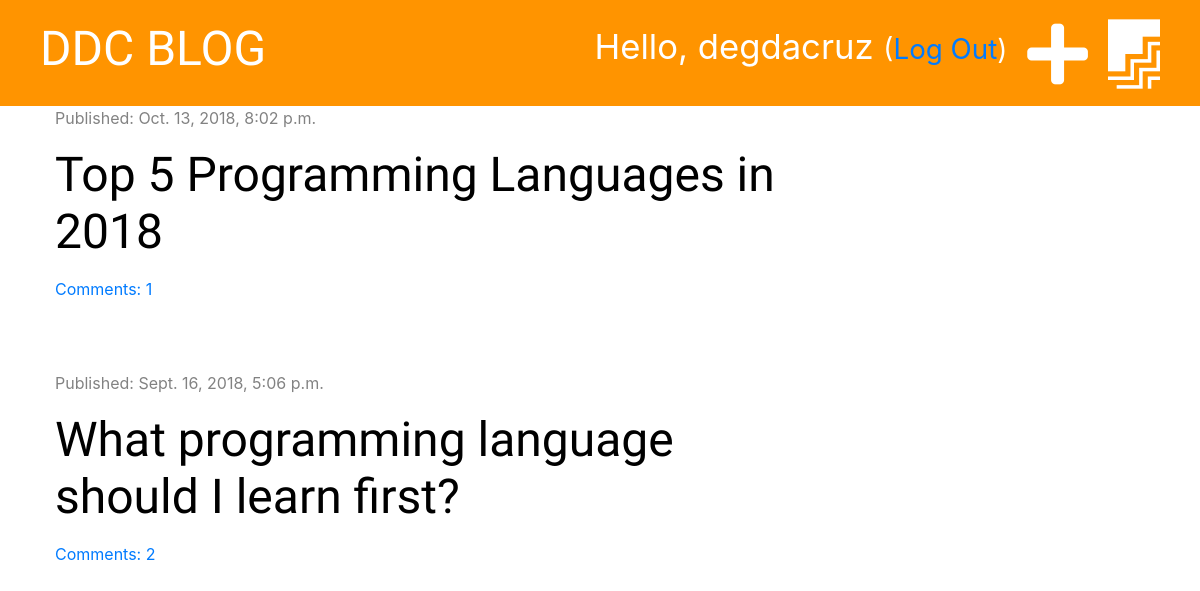
The page / (signed in) on the database as committed earlier.
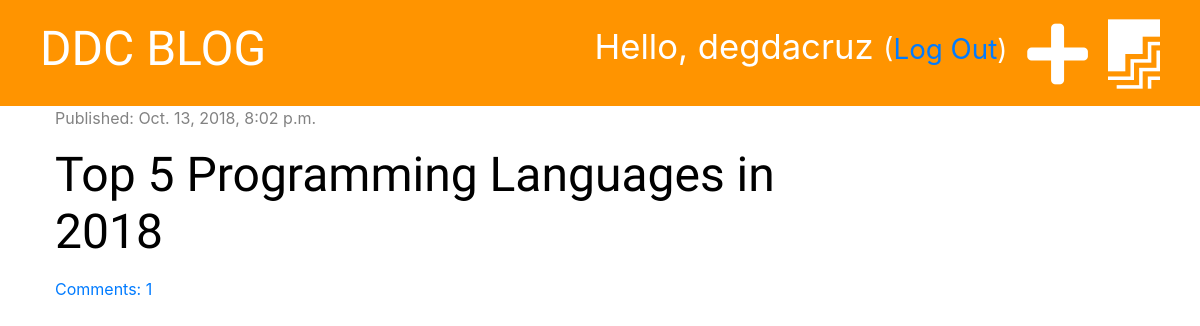
The same page on the database as committed later.
### blog/models.py (models this page shows, shortened)
class Post(models.Model):
    author = models.ForeignKey('auth.User', on_delete=models.CASCADE)
    title = models.CharField(max_length=200)
    text = models.TextField()
    created_date = models.DateTimeField(default=timezone.now)
    published_date = models.DateTimeField(blank=True, null=True)
    def approved_comments(self):
        return self.comments.filter(approved=True)

### blog/views.py (the view)
# urls.py: path('', views.post_list, name="post_list"),
def post_list(request):
    posts = Post.objects.filter(published_date__lte=timezone.now()).order_by('-published_date')
    stuff_for_frontend = {'posts': posts}
    return render(request, "blog/post_list.html", stuff_for_frontend)

### blog/templatetags/markdownify.py (called while the page is built)
@register.filter
def markdown(value):
    renderer = HighlightRenderer()
    markdown = mistune.Markdown(renderer=renderer)
    return markdown(value)

### blog/templates/blog/post_list.html (shortened to what this page needs)
{% extends 'blog/base.html' %}
{% load markdownify %}
{% block content %}
    {% for post in posts %}
        <div class="post">
            <div class="date">
                <p>Published: {{ post.published_date }}</p>
            </div>
            <h1><a href="{% url 'post_detail' pk=post.pk %}">{{ post.title }}</a></h1>
            <a href="{% url 'post_detail' pk=post.pk %}">Comments: {{ post.approved_comments.count }}</a>
        </div>
    {% endfor %}
{% endblock %}

### blog/templates/blog/base.html (shortened to what this page needs)
{% load staticfiles %}
<!DOCTYPE html>
<html lang="en">
<head>
    <link href="https://stackpath.bootstrapcdn.com/bootstrap/4.1.3/css/bootstrap.min.css" rel="stylesheet">
    <link rel="stylesheet" href="{% static 'css/blog.css' %}">
    <link rel="stylesheet" href="https://use.fontawesome.com/releases/v5.3.1/css/all.css">
    <link rel="stylesheet" href="{% static 'css/zenburn.css' %}">
</head>
<body>
<div class="page-header">
    {% if user.is_authenticated %}
        <a href="{% url 'post_draft_list' %}" class="top-menu"><i class="fab fa-firstdraft fa-2x"></i></a>
        <a href="{% url 'post_new' %}" class="top-menu"><i class="fas fa-plus fa-2x" style="color:white;"></i></a>
        <p class="top-menu">Hello, {{ user.username }} <small>(<a href="{% url 'logout' %}">Log Out</a>)</small></p>
    {% else %}
        <a href="{% url 'login' %}" class="top-menu"><i class="fas fa-sign-in-alt fa-2x"></i></a>
    {% endif %}
    <h1><a href="{% url 'post_list' %}">DDC BLOG</a></h1>
</div>
<div class="content container">
    <div class="row">
        <div class="col-md-8">
            {% block content %}
            {% endblock %}
        </div>
    </div>
</div>
</body>
</html>

### blog/static/css/blog.css (style rules this page uses)
.page-header { background-color: #ff9400; margin-top: 0; padding: 20px 20px 20px 40px; }
.page-header h1, .page-header h1 a { color: #ffffff; font-size: 36pt; text-decoration: none; }
.content { margin-left: 40px; }
h1, h2, h3, h4 { font-family: 'Tangerine', 'Inconsolata', 'Droid Sans', serif; font-size: 48px; }
.date { color: #828282; }
.post { margin-bottom: 70px; }
.post h1 a { color: #000000; }
.top-menu { color: #ffffff; float: right; font-size: 26pt; margin-right: 20px; }

Rows that differ between the two databases and show on the page:
removed Post: published_date "Sept. 16, 2018, 5:06 p.m.", title "What programming language should I learn first?", approved_comments.count "2"
